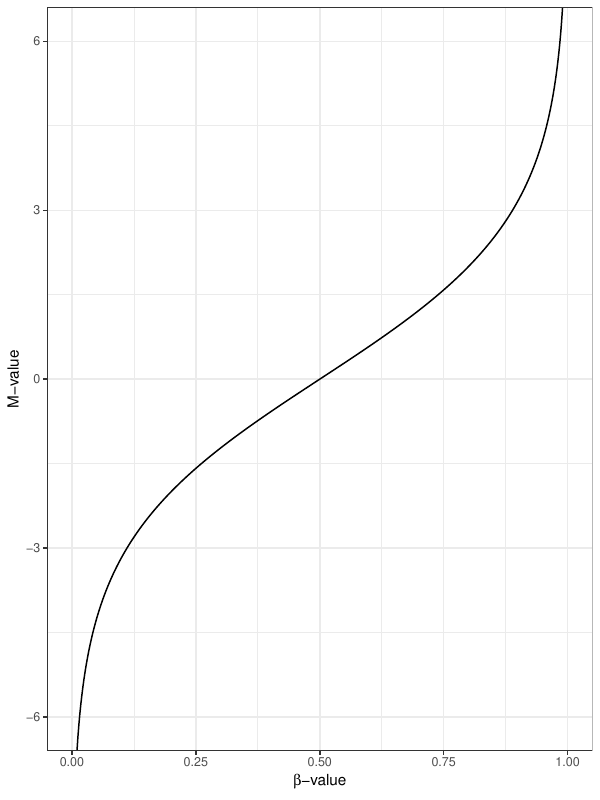

The script that saved this image:
#!/usr/bin/env Rscript

library(magrittr)
library(tibble)
library(dplyr)
library(ggplot2)
library(rctutils)

sigdata <- tibble(
    beta = seq(from=1e-6, to=1-1e-6, length.out=500),
    m = log2( beta / (1 - beta)))

p <- ggplot(sigdata) +
    aes(y = m, x = beta) +
    geom_line() +
    coord_cartesian(ylim = c(-6, 6), xlim = c(0, 1)) +
    theme_bw() +
    ylab("M-value") + xlab(expression(paste(beta, "-value")))
ggprint(p, pdf("sigmoid.pdf", width=6, height=8))
